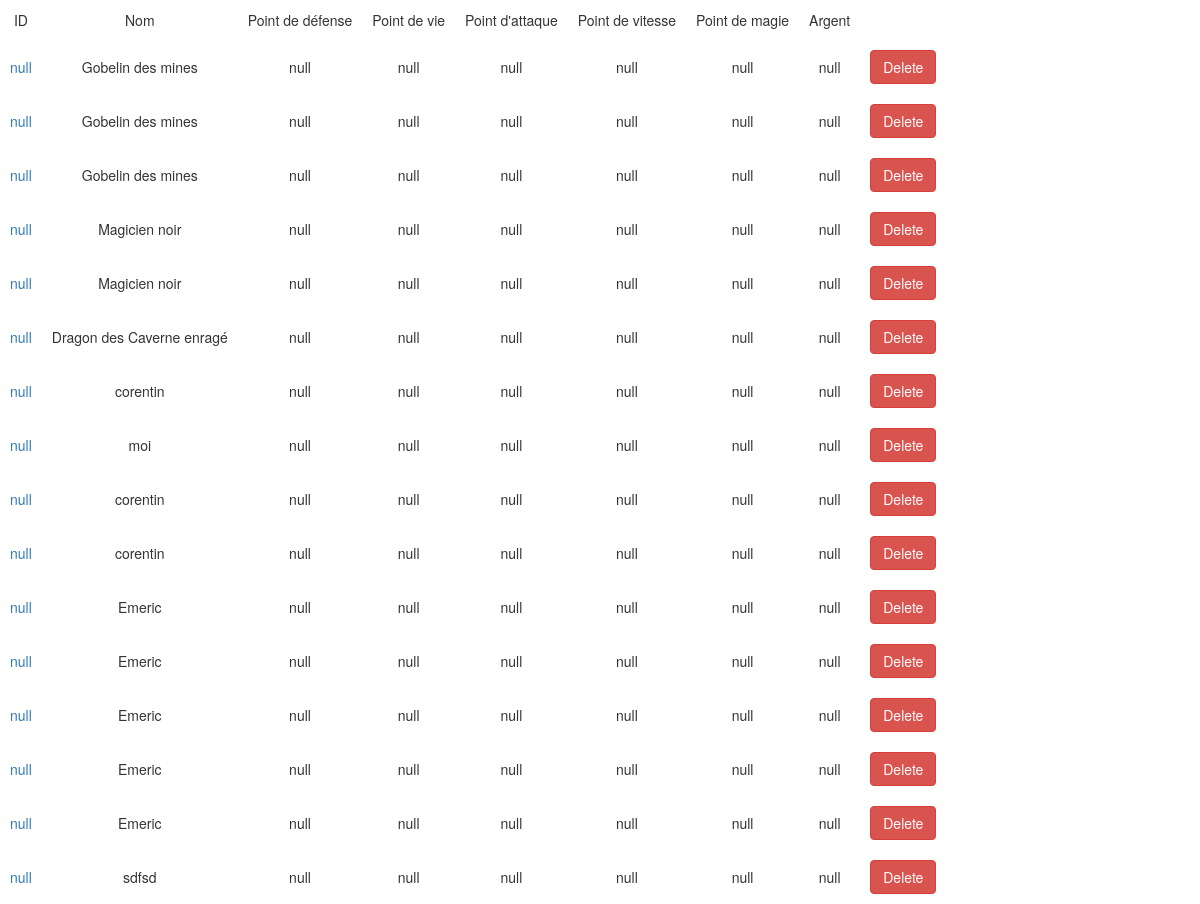
Page /Views/afficherPersonnage.php on the committed database.
### tables this page shows
CREATE TABLE `Personnage` (
  `idPersonnage` int(11) NOT NULL,
  `nom` varchar(45) DEFAULT NULL,
  `pdd` int(11) DEFAULT NULL,
  `pdv` int(11) DEFAULT NULL,
  `pdm` int(11) DEFAULT NULL,
  `pda` int(11) DEFAULT NULL,
  `pdvit` int(11) DEFAULT NULL,
  `argent` int(11) DEFAULT NULL,
  `id_joueur` int(11) DEFAULT NULL,
  `id_classe` int(11) DEFAULT NULL,
  `id_niveau` int(11) DEFAULT NULL
);

### Class/Personnage.php (called while the page is built, shortened)
<?php
require_once 'Connexion.php';
class Personnage
{
    public function __construct($id = null)
    {
        $this->db = new Connexion();
        $this->db = $this->db->dbConnect();
        $this->id = $id;
    }
    public function getPersonnage()
    {
        $sql      = 'SELECT * FROM Personnage';
        $oQuery   = $this->db->prepare($sql);
        $oQuery->execute();
        $aGetPersonnage	=	$oQuery->fetchAll();
        return $aGetPersonnage;
    }
}

### Class/Connexion.php (called while the page is built, shortened)
<?php
class Connexion {
  public function dbConnect(){
    return new PDO('mysql:host=localhost;dbname=phppoo', 'root', 'root');
  }
}
?>

### Views/afficherPersonnage.php (the view, shortened to what this page needs)
<?php
require_once '../Class/Personnage.php';
?>
<!DOCTYPE html>
<html>
<head>
    <link rel="stylesheet" href="https://maxcdn.bootstrapcdn.com/bootstrap/3.3.7/css/bootstrap.min.css">
    <link href="../css/style.css" rel="stylesheet">
</head>
<body>
<?php
$personnage = new Personnage();
$aPersonnage = $personnage->getPersonnage();
?>
<table>
    <tr>
        <td>ID</td>
        <td>Nom</td>
        <td>Point de défense</td>
        <td>Point de vie</td>
        <td>Point d'attaque</td>
        <td>Point de vitesse</td>
        <td>Point de magie</td>
        <td>Argent</td>
    </tr>
    <?php
    foreach($aPersonnage as $apersonnage)
    { ?>
        <tr>
            <td> <a href="Personnageview.php?id=<?php echo $aPersonnage['idPersonnage'] ?>"><?php if(empty($aPersonnage['idPersonnage'])){echo 'null';}else{ echo $aPersonnage['idPersonnage'];}?></a></td>
            <td><?php if(empty($apersonnage['nom'])){echo 'null';}else{ echo $apersonnage['nom'];}?></td>
            <td><?php if(empty($apersonnage['pdd'])){echo 'null';}else{ echo $apersonnage['pdd'];}?></td>
            <td><?php if(empty($apersonnage['pdv'])){echo 'null';}else{ echo $apersonnage['pdv'];}?></td>
            <td><?php if(empty($apersonnage['pda'])){echo 'null';}else{ echo $apersonnage['pda'];}?></td>
            <td><?php if(empty($apersonnage['pdvit'])){echo 'null';}else{ echo $apersonnage['pdvit'];}?></td>
            <td><?php if(empty($apersonnage['pdm'])){echo 'null';}else{ echo $apersonnage['pdm'];}?></td>
            <td><?php if(empty($apersonnage['argent'])){echo 'null';}else{ echo $apersonnage['argent'];}?></td>
            <td>
                <form class="" action="../Traitements/personnage.traitement.php?id=<?php echo $apersonnage['idPersonnage'] ?>" method="post">
                    <button class="btn btn-danger">Delete</button>
                </form>
            </td>
        </tr>
    <?php  }
    ?>
</table>
</body>
</html>

### css/style.css (style rules this page uses)
td { padding:10px; text-align:center; }

### rows in the picture
personnage: nom "Gobelin des mines", shows "null"
personnage: nom "Gobelin des mines", shows "null"
personnage: nom "Gobelin des mines", shows "null"
personnage: nom "Magicien noir", shows "null"
personnage: nom "Magicien noir", shows "null"
personnage: nom "Dragon des Caverne enragé", shows "null"
personnage: nom "corentin", shows "null"
personnage: nom "moi", shows "null"
personnage: nom "corentin", shows "null"
personnage: nom "corentin", shows "null"
personnage: nom "Emeric", shows "null"
personnage: nom "Emeric", shows "null"
personnage: nom "Emeric", shows "null"
personnage: nom "Emeric", shows "null"
personnage: nom "Emeric", shows "null"
personnage: nom "sdfsd", shows "null"
